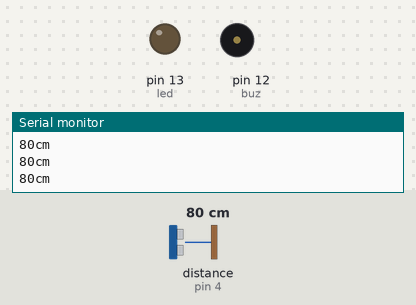
Recording of a sketch running on a simulated Arduino Uno, built with avr-gcc and run on an emulated ATmega328P. Shown: output pins drawn as LEDs (lit = HIGH), buzzer (waves = sounding, pin HIGH), the last lines printed to the serial monitor. Wiring (inferred from the names in the program): ultrasonic range finder: trigger pin 3; echo pin 4. Dashed ring = blinking. Inputs (shaded band) come from the test bench; at power-on: distance to the obstacle (sensor on pin 4) 80 cm. The echo pulse lasts 58.3 µs per cm; pins used as bus, display or sensor lines are not drawn.

Above: at 1.2 s.
1.3 s: distance to the obstacle (sensor on pin 4) set to 74 cm
2.8 s: distance to the obstacle (sensor on pin 4) set to 67 cm
At 4.3 s:
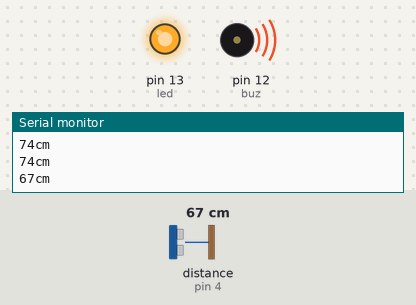
5.8 s: distance to the obstacle (sensor on pin 4) set to 120 cm
At 5.8 s:
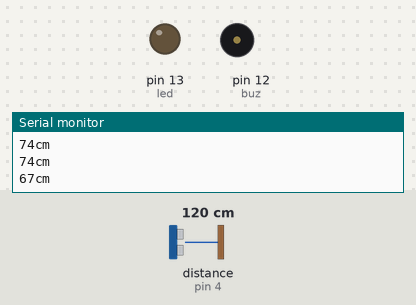
7.3 s: distance to the obstacle (sensor on pin 4) set to 2 cm
At 7.77 s:
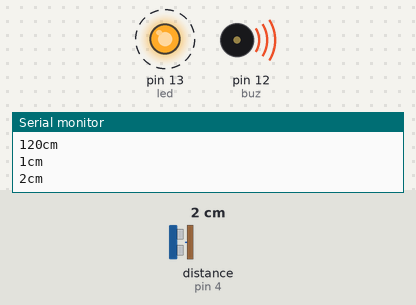
Timing chart, 0 to 11.3 s (numbered marks = the images above; inputs shaded):
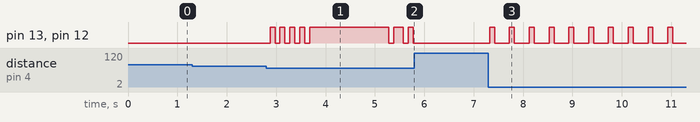

Measured:
- the behaviour switches between 71 and 70 cm on distance to the obstacle (sensor on pin 4) (found by bisection; images 0 and 1)
- after the input at 2.8 s, pin 13 (led), pin 12 (buz): goes 4 × (HIGH 0.10 s, LOW 0.10 s), HIGH 1.6 s, LOW 0.10 s, HIGH 0.20 s, LOW 0.10 s, HIGH 0.10 s, then LOW, starting after 0.08 s
- after the input at 5.8 s, pin 13 (led), pin 12 (buz): stops changing and stays LOW
- after the input at 7.3 s, pin 13 (led), pin 12 (buz): alternates HIGH for 0.10 s and LOW for 0.30 s, starting at once

The sketch:

DoorSensor.ino
```cpp
int vcc = 2;
int trig = 3;
int echo = 4;
int gnd = 5;
int led = 13;
int buz = 12;
int dist = 70;
int distfalse=35;
void setup() {
  pinMode(led, OUTPUT);
  pinMode(buz, OUTPUT);
  pinMode (vcc, OUTPUT);
  pinMode (gnd, OUTPUT);
  Serial.begin(9600);
}

void loop() {
  digitalWrite(vcc, HIGH);
  long duration, inches, cm;
  pinMode(trig, OUTPUT);
  digitalWrite(trig, LOW);
  delayMicroseconds(3);
  digitalWrite(trig, HIGH);
  delayMicroseconds(5);
  digitalWrite(trig, LOW);
  pinMode(echo, INPUT);
  duration = pulseIn(echo, HIGH);
  cm = microsecondsToCentimeters(duration);
  Serial.print(cm);
  Serial.print("cm");
  Serial.println();
  if (cm > distfalse && cm<=dist) {
    ledbuz();
  }
  if(cm<= distfalse)
  {
    digitalWrite(led, HIGH);
    digitalWrite(buz, HIGH);
    delay(100);
    digitalWrite(led, LOW);
    digitalWrite(buz, LOW);
    delay(100);
  }

  delay(200);
}


//other fucion's
long microsecondsToCentimeters(long microseconds)
{
  return microseconds / 29 / 2;
}

void ledbuz() {
  int i = 0, j;
  if (i <= 0) {
    for (j = 1; j <= 4; j++,i++) {
      digitalWrite(led, HIGH);
      digitalWrite(buz, HIGH);
      delay(100);
      digitalWrite(led, LOW);
      digitalWrite(buz, LOW);
      delay(100);
    }

  }
  if(i>0) {
    for (j = 1; j <= 15; j++) {
      digitalWrite(led, HIGH);
      digitalWrite(buz, HIGH);
      delay(100);
      digitalWrite(led, LOW);
      digitalWrite(buz, LOW);
    }
    digitalWrite(led, HIGH);
    digitalWrite(buz, HIGH);
    delay(100);
    digitalWrite(led, LOW);
    digitalWrite(buz, LOW);
    delay(100);
    digitalWrite(led, HIGH);
    digitalWrite(buz, HIGH);
    delay(100);
    digitalWrite(led, LOW);
    digitalWrite(buz, LOW);
    digitalWrite(led, HIGH);
    digitalWrite(buz, HIGH);
    delay(100);
    digitalWrite(led, LOW);
    digitalWrite(buz, LOW);
    delay(100);
    digitalWrite(led, HIGH);
    digitalWrite(buz, HIGH);
    delay(100);
    digitalWrite(led, LOW);
    digitalWrite(buz, LOW);
    delay(100);
    loop();
  }
}
```
